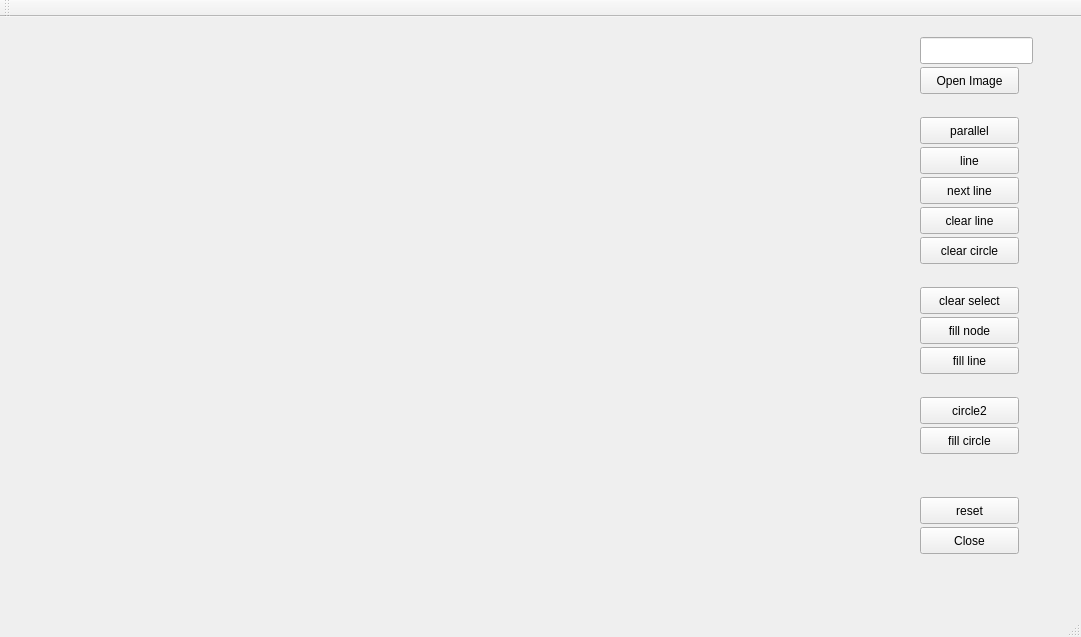
<?xml version="1.0" encoding="UTF-8"?>
<ui version="4.0">
 <class>MainWindow</class>
 <widget class="QMainWindow" name="MainWindow">
  <property name="geometry">
   <rect>
    <x>0</x>
    <y>0</y>
    <width>1081</width>
    <height>637</height>
   </rect>
  </property>
  <property name="windowTitle">
   <string>MainWindow</string>
  </property>
  <widget class="QWidget" name="centralWidget">
   <widget class="QPushButton" name="openButton">
    <property name="geometry">
     <rect>
      <x>920</x>
      <y>50</y>
      <width>99</width>
      <height>27</height>
     </rect>
    </property>
    <property name="text">
     <string>Open Image</string>
    </property>
   </widget>
   <widget class="QPushButton" name="closeButton">
    <property name="geometry">
     <rect>
      <x>920</x>
      <y>510</y>
      <width>99</width>
      <height>27</height>
     </rect>
    </property>
    <property name="text">
     <string>Close</string>
    </property>
   </widget>
   <widget class="QPushButton" name="clearButton">
    <property name="geometry">
     <rect>
      <x>920</x>
      <y>190</y>
      <width>99</width>
      <height>27</height>
     </rect>
    </property>
    <property name="text">
     <string>clear line</string>
    </property>
   </widget>
   <widget class="QPushButton" name="clButton">
    <property name="geometry">
     <rect>
      <x>920</x>
      <y>130</y>
      <width>99</width>
      <height>27</height>
     </rect>
    </property>
    <property name="text">
     <string>line</string>
    </property>
   </widget>
   <widget class="QPushButton" name="clearcircleButton">
    <property name="geometry">
     <rect>
      <x>920</x>
      <y>220</y>
      <width>99</width>
      <height>27</height>
     </rect>
    </property>
    <property name="text">
     <string>clear circle</string>
    </property>
   </widget>
   <widget class="QPushButton" name="clearselectButton">
    <property name="geometry">
     <rect>
      <x>920</x>
      <y>270</y>
      <width>99</width>
      <height>27</height>
     </rect>
    </property>
    <property name="text">
     <string>clear select</string>
    </property>
   </widget>
   <widget class="QPushButton" name="resetButton">
    <property name="geometry">
     <rect>
      <x>920</x>
      <y>480</y>
      <width>99</width>
      <height>27</height>
     </rect>
    </property>
    <property name="text">
     <string>reset</string>
    </property>
   </widget>
   <widget class="QPushButton" name="filllineButton">
    <property name="geometry">
     <rect>
      <x>920</x>
      <y>300</y>
      <width>99</width>
      <height>27</height>
     </rect>
    </property>
    <property name="text">
     <string>fill node</string>
    </property>
   </widget>
   <widget class="QPushButton" name="filllinenextButton">
    <property name="geometry">
     <rect>
      <x>920</x>
      <y>330</y>
      <width>99</width>
      <height>27</height>
     </rect>
    </property>
    <property name="text">
     <string>fill line</string>
    </property>
   </widget>
   <widget class="QLineEdit" name="lineEdit">
    <property name="geometry">
     <rect>
      <x>920</x>
      <y>20</y>
      <width>113</width>
      <height>27</height>
     </rect>
    </property>
   </widget>
   <widget class="QPushButton" name="nextlineButton">
    <property name="geometry">
     <rect>
      <x>920</x>
      <y>160</y>
      <width>99</width>
      <height>27</height>
     </rect>
    </property>
    <property name="text">
     <string>next line</string>
    </property>
   </widget>
   <widget class="QPushButton" name="circleButton">
    <property name="geometry">
     <rect>
      <x>920</x>
      <y>380</y>
      <width>99</width>
      <height>27</height>
     </rect>
    </property>
    <property name="text">
     <string>circle2</string>
    </property>
   </widget>
   <widget class="QPushButton" name="fillcircleButton">
    <property name="geometry">
     <rect>
      <x>920</x>
      <y>410</y>
      <width>99</width>
      <height>27</height>
     </rect>
    </property>
    <property name="text">
     <string>fill circle</string>
    </property>
   </widget>
   <widget class="QPushButton" name="parallelButton">
    <property name="geometry">
     <rect>
      <x>920</x>
      <y>100</y>
      <width>99</width>
      <height>27</height>
     </rect>
    </property>
    <property name="text">
     <string>parallel</string>
    </property>
   </widget>
  </widget>
  <widget class="QMenuBar" name="menuBar">
   <property name="geometry">
    <rect>
     <x>0</x>
     <y>0</y>
     <width>1081</width>
     <height>28</height>
    </rect>
   </property>
  </widget>
  <widget class="QToolBar" name="mainToolBar">
   <attribute name="toolBarArea">
    <enum>TopToolBarArea</enum>
   </attribute>
   <attribute name="toolBarBreak">
    <bool>false</bool>
   </attribute>
  </widget>
  <widget class="QStatusBar" name="statusBar"/>
 </widget>
 <layoutdefault spacing="6" margin="11"/>
 <resources/>
 <connections/>
</ui>
